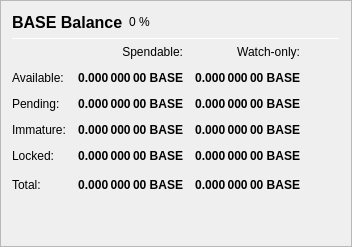
                   <widget class="QFrame" name="frame_Balances">
                    <property name="frameShape">
                     <enum>QFrame::StyledPanel</enum>
                    </property>
                    <property name="frameShadow">
                     <enum>QFrame::Raised</enum>
                    </property>
                    <layout class="QVBoxLayout" name="verticalLayout_4">
                     <item>
                      <layout class="QHBoxLayout" name="horizontalLayout_4">
                       <item>
                        <widget class="QLabel" name="label_5">
                         <property name="minimumSize">
                          <size>
                           <width>0</width>
                           <height>20</height>
                          </size>
                         </property>
                         <property name="font">
                          <font>
                           <pointsize>12</pointsize>
                           <weight>75</weight>
                           <bold>true</bold>
                          </font>
                         </property>
                         <property name="text">
                          <string>BASE Balance</string>
                         </property>
                        </widget>
                       </item>
                       <item>
                        <widget class="QLabel" name="labelBASEPercent">
                         <property name="text">
                          <string notr="true">0 %</string>
                         </property>
                        </widget>
                       </item>
                       <item>
                        <spacer name="horizontalSpacer_3">
                         <property name="orientation">
                          <enum>Qt::Horizontal</enum>
                         </property>
                         <property name="sizeHint" stdset="0">
                          <size>
                           <width>40</width>
                           <height>20</height>
                          </size>
                         </property>
                        </spacer>
                       </item>
                      </layout>
                     </item>
                     <item>
                      <widget class="Line" name="line_Balance">
                       <property name="minimumSize">
                        <size>
                         <width>0</width>
                         <height>1</height>
                        </size>
                       </property>
                       <property name="maximumSize">
                        <size>
                         <width>16777215</width>
                         <height>1</height>
                        </size>
                       </property>
                       <property name="orientation">
                        <enum>Qt::Horizontal</enum>
                       </property>
                      </widget>
                     </item>
                     <item>
                      <layout class="QGridLayout" name="gridLayout">
                       <property name="spacing">
                        <number>12</number>
                       </property>
                       <item row="0" column="1">
                        <widget class="QLabel" name="labelSpendable">
                         <property name="text">
                          <string>Spendable:</string>
                         </property>
                         <property name="alignment">
                          <set>Qt::AlignRight|Qt::AlignTrailing|Qt::AlignVCenter</set>
                         </property>
                        </widget>
                       </item>
                       <item row="0" column="2">
                        <widget class="QLabel" name="labelWatchonly">
                         <property name="text">
                          <string>Watch-only:</string>
                         </property>
                         <property name="alignment">
                          <set>Qt::AlignRight|Qt::AlignTrailing|Qt::AlignVCenter</set>
                         </property>
                        </widget>
                       </item>
                       <item row="1" column="0">
                        <widget class="QLabel" name="labelBalanceText">
                         <property name="text">
                          <string>Available:</string>
                         </property>
                        </widget>
                       </item>
                       <item row="1" column="1">
                        <widget class="QLabel" name="labelBalance">
                         <property name="font">
                          <font>
                           <weight>75</weight>
                           <bold>true</bold>
                          </font>
                         </property>
                         <property name="cursor">
                          <cursorShape>IBeamCursor</cursorShape>
                         </property>
                         <property name="toolTip">
                          <string>Your current spendable balance</string>
                         </property>
                         <property name="text">
                          <string notr="true">0.000 000 00 BASE</string>
                         </property>
                         <property name="alignment">
                          <set>Qt::AlignRight|Qt::AlignTrailing|Qt::AlignVCenter</set>
                         </property>
                         <property name="textInteractionFlags">
                          <set>Qt::LinksAccessibleByMouse|Qt::TextSelectableByKeyboard|Qt::TextSelectableByMouse</set>
                         </property>
                        </widget>
                       </item>
                       <item row="1" column="2">
                        <widget class="QLabel" name="labelWatchAvailable">
                         <property name="font">
                          <font>
                           <weight>75</weight>
                           <bold>true</bold>
                          </font>
                         </property>
                         <property name="cursor">
                          <cursorShape>IBeamCursor</cursorShape>
                         </property>
                         <property name="toolTip">
                          <string>Your current balance in watch-only addresses</string>
                         </property>
                         <property name="text">
                          <string notr="true">0.000 000 00 BASE</string>
                         </property>
                         <property name="alignment">
                          <set>Qt::AlignRight|Qt::AlignTrailing|Qt::AlignVCenter</set>
                         </property>
                         <property name="textInteractionFlags">
                          <set>Qt::LinksAccessibleByMouse|Qt::TextSelectableByKeyboard|Qt::TextSelectableByMouse</set>
                         </property>
                        </widget>
                       </item>
                       <item row="2" column="0">
                        <widget class="QLabel" name="labelPendingText">
                         <property name="text">
                          <string>Pending:</string>
                         </property>
                        </widget>
                       </item>
                       <item row="2" column="1">
                        <widget class="QLabel" name="labelUnconfirmed">
                         <property name="font">
                          <font>
                           <weight>75</weight>
                           <bold>true</bold>
                          </font>
                         </property>
                         <property name="cursor">
                          <cursorShape>IBeamCursor</cursorShape>
                         </property>
                         <property name="toolTip">
                          <string>Total of transactions that have yet to be confirmed, and do not yet count toward the spendable balance</string>
                         </property>
                         <property name="text">
                          <string notr="true">0.000 000 00 BASE</string>
                         </property>
                         <property name="alignment">
                          <set>Qt::AlignRight|Qt::AlignTrailing|Qt::AlignVCenter</set>
                         </property>
                         <property name="textInteractionFlags">
                          <set>Qt::LinksAccessibleByMouse|Qt::TextSelectableByKeyboard|Qt::TextSelectableByMouse</set>
                         </property>
                        </widget>
                       </item>
                       <item row="2" column="2">
                        <widget class="QLabel" name="labelWatchPending">
                         <property name="font">
                          <font>
                           <weight>75</weight>
                           <bold>true</bold>
                          </font>
                         </property>
                         <property name="cursor">
                          <cursorShape>IBeamCursor</cursorShape>
                         </property>
                         <property name="toolTip">
                          <string>Unconfirmed transactions to watch-only addresses</string>
                         </property>
                         <property name="text">
                          <string notr="true">0.000 000 00 BASE</string>
                         </property>
                         <property name="alignment">
                          <set>Qt::AlignRight|Qt::AlignTrailing|Qt::AlignVCenter</set>
                         </property>
                         <property name="textInteractionFlags">
                          <set>Qt::LinksAccessibleByMouse|Qt::TextSelectableByKeyboard|Qt::TextSelectableByMouse</set>
                         </property>
                        </widget>
                       </item>
                       <item row="3" column="0">
                        <widget class="QLabel" name="labelImmatureText">
                         <property name="text">
                          <string>Immature:</string>
                         </property>
                        </widget>
                       </item>
                       <item row="3" column="1">
                        <widget class="QLabel" name="labelImmature">
                         <property name="font">
                          <font>
                           <weight>75</weight>
                           <bold>true</bold>
                          </font>
                         </property>
                         <property name="cursor">
                          <cursorShape>IBeamCursor</cursorShape>
                         </property>
                         <property name="toolTip">
                          <string>Staked or masternode rewards that has not yet matured</string>
                         </property>
                         <property name="text">
                          <string notr="true">0.000 000 00 BASE</string>
                         </property>
                         <property name="alignment">
                          <set>Qt::AlignRight|Qt::AlignTrailing|Qt::AlignVCenter</set>
                         </property>
                         <property name="textInteractionFlags">
                          <set>Qt::LinksAccessibleByMouse|Qt::TextSelectableByKeyboard|Qt::TextSelectableByMouse</set>
                         </property>
                        </widget>
                       </item>
                       <item row="3" column="2">
                        <widget class="QLabel" name="labelWatchImmature">
                         <property name="font">
                          <font>
                           <weight>75</weight>
                           <bold>true</bold>
                          </font>
                         </property>
                         <property name="cursor">
                          <cursorShape>IBeamCursor</cursorShape>
                         </property>
                         <property name="toolTip">
                          <string>Staked or masternode rewards in watch-only addresses that has not yet matured</string>
                         </property>
                         <property name="text">
                          <string notr="true">0.000 000 00 BASE</string>
                         </property>
                         <property name="alignment">
                          <set>Qt::AlignRight|Qt::AlignTrailing|Qt::AlignVCenter</set>
                         </property>
                         <property name="textInteractionFlags">
                          <set>Qt::LinksAccessibleByMouse|Qt::TextSelectableByKeyboard|Qt::TextSelectableByMouse</set>
                         </property>
                        </widget>
                       </item>
                       <item row="4" column="0">
                        <widget class="QLabel" name="labelLockedBalanceText">
                         <property name="toolTip">
                          <string>Locked BASE or Masternode collaterals. These are excluded from zBASE minting.</string>
                         </property>
                         <property name="text">
                          <string>Locked:</string>
                         </property>
                        </widget>
                       </item>
                       <item row="4" column="1">
                        <widget class="QLabel" name="labelLockedBalance">
                         <property name="font">
                          <font>
                           <weight>75</weight>
                           <bold>true</bold>
                          </font>
                         </property>
                         <property name="cursor">
                          <cursorShape>IBeamCursor</cursorShape>
                         </property>
                         <property name="toolTip">
                          <string>Locked BASE or Masternode collaterals. These are excluded from zBASE minting.</string>
                         </property>
                         <property name="text">
                          <string notr="true">0.000 000 00 BASE</string>
                         </property>
                         <property name="alignment">
                          <set>Qt::AlignRight|Qt::AlignTrailing|Qt::AlignVCenter</set>
                         </property>
                         <property name="textInteractionFlags">
                          <set>Qt::LinksAccessibleByMouse|Qt::TextSelectableByKeyboard|Qt::TextSelectableByMouse</set>
                         </property>
                        </widget>
                       </item>
                       <item row="4" column="2">
                        <widget class="QLabel" name="labelWatchLocked">
                         <property name="font">
                          <font>
                           <weight>75</weight>
                           <bold>true</bold>
                          </font>
                         </property>
                         <property name="cursor">
                          <cursorShape>IBeamCursor</cursorShape>
                         </property>
                         <property name="toolTip">
                          <string>Current locked balance in watch-only addresses</string>
                         </property>
                         <property name="text">
                          <string notr="true">0.000 000 00 BASE</string>
                         </property>
                         <property name="alignment">
                          <set>Qt::AlignRight|Qt::AlignTrailing|Qt::AlignVCenter</set>
                         </property>
                         <property name="textInteractionFlags">
                          <set>Qt::LinksAccessibleByMouse|Qt::TextSelectableByKeyboard|Qt::TextSelectableByMouse</set>
                         </property>
                        </widget>
                       </item>
                       <item row="5" column="0">
                        <widget class="QLabel" name="labelTotalText">
                         <property name="toolTip">
                          <string>Your current BASE balance, unconfirmed and immature transactions included</string>
                         </property>
                         <property name="text">
                          <string>Total:</string>
                         </property>
                        </widget>
                       </item>
                       <item row="5" column="1">
                        <widget class="QLabel" name="labelTotal">
                         <property name="font">
                          <font>
                           <weight>75</weight>
                           <bold>true</bold>
                          </font>
                         </property>
                         <property name="cursor">
                          <cursorShape>IBeamCursor</cursorShape>
                         </property>
                         <property name="toolTip">
                          <string>Your current BASE balance, unconfirmed and immature transactions included</string>
                         </property>
                         <property name="text">
                          <string notr="true">0.000 000 00 BASE</string>
                         </property>
                         <property name="alignment">
                          <set>Qt::AlignRight|Qt::AlignTrailing|Qt::AlignVCenter</set>
                         </property>
                         <property name="textInteractionFlags">
                          <set>Qt::LinksAccessibleByMouse|Qt::TextSelectableByKeyboard|Qt::TextSelectableByMouse</set>
                         </property>
                        </widget>
                       </item>
                       <item row="5" column="2">
                        <widget class="QLabel" name="labelWatchTotal">
                         <property name="font">
                          <font>
                           <weight>75</weight>
                           <bold>true</bold>
                          </font>
                         </property>
                         <property name="cursor">
                          <cursorShape>IBeamCursor</cursorShape>
                         </property>
                         <property name="toolTip">
                          <string>Current total balance in watch-only addresses</string>
                         </property>
                         <property name="text">
                          <string notr="true">0.000 000 00 BASE</string>
                         </property>
                         <property name="alignment">
                          <set>Qt::AlignRight|Qt::AlignTrailing|Qt::AlignVCenter</set>
                         </property>
                         <property name="textInteractionFlags">
                          <set>Qt::LinksAccessibleByMouse|Qt::TextSelectableByKeyboard|Qt::TextSelectableByMouse</set>
                         </property>
                        </widget>
                       </item>
                       <item row="5" column="3">
                        <spacer name="horizontalSpacer_9">
                         <property name="orientation">
                          <enum>Qt::Horizontal</enum>
                         </property>
                         <property name="sizeHint" stdset="0">
                          <size>
                           <width>40</width>
                           <height>20</height>
                          </size>
                         </property>
                        </spacer>
                       </item>
                      </layout>
                     </item>
                     <item>
                      <spacer name="verticalSpacer_3">
                       <property name="orientation">
                        <enum>Qt::Vertical</enum>
                       </property>
                       <property name="sizeHint" stdset="0">
                        <size>
                         <width>20</width>
                         <height>40</height>
                        </size>
                       </property>
                      </spacer>
                     </item>
                    </layout>
                   </widget>
